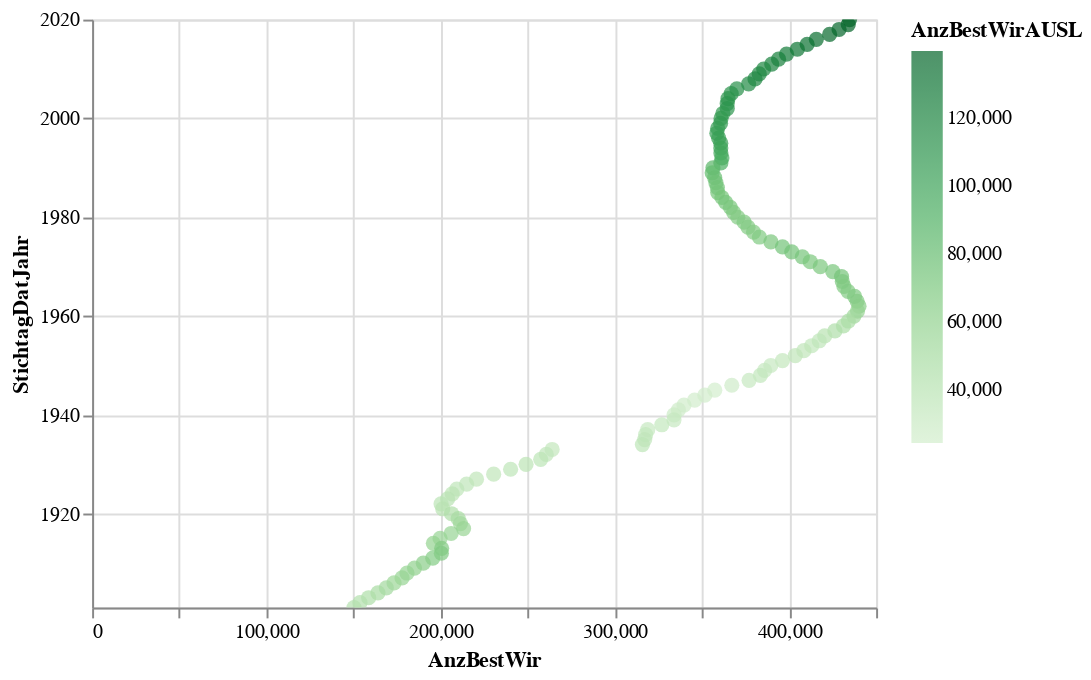

Notebook code cell kept with this figure:
### Code cell
alt.Chart(data2betested).mark_circle(size=60).encode(
    x='AnzBestWir',
    y='StichtagDatJahr',
    #color='AnzNat',
    #color=alt.Color('AnzNat', scale=alt.Scale(scheme='dark2')),
    color=alt.Color('AnzBestWirAUSL', scale=alt.Scale(scheme='greens')),
    tooltip=['AnzBestWir','StichtagDatJahr','AnzBestWirAUSL']
).interactive() # this makes the axes interactive: now you can zoom & pan

### Figure 1 — Vega-Lite specification as saved in the notebook (floating-point values rounded to 4 significant figures)
{"config": {"view": {"continuousWidth": 400, "continuousHeight": 300}}, "data": {"name": "data-d6ae37e1352b7129cc55e4f9843bb453"}, "mark": {"type": "circle", "size": 60}, "encoding": {"color": {"type": "quantitative", "field": "AnzBestWirAUSL", "scale": {"scheme": "greens"}}, "tooltip": [{"type": "quantitative", "field": "AnzBestWir"}, {"type": "temporal", "field": "StichtagDatJahr"}, {"type": "quantitative", "field": "AnzBestWirAUSL"}], "x": {"type": "quantitative", "field": "AnzBestWir"}, "y": {"type": "temporal", "field": "StichtagDatJahr"}}, "selection": {"selector019": {"type": "interval", "bind": "scales", "encodings": ["x", "y"]}}, "$schema": "https://vega.github.io/schema/vega-lite/v4.8.1.json", "datasets": {"data-d6ae37e1352b7129cc55e4f9843bb453": [{"StichtagDatJahr": "2020-01-01T00:00:00", "AnzBestWir": 434736, "AnzBestWirCH": 295333, "AnzBestWirCHW": 152100.0, "AnzBestWirCHM": 143200.0, "AnzBestWirAUSL": 139403, "AnzBestWirAUSLW": 64860.0, "AnzBestWirAUSLM": 74550.0, "AuslAnt": 32.1}, {"StichtagDatJahr": "2019-01-01T00:00:00", "AnzBestWir": 434008, "AnzBestWirCH": 294205, "AnzBestWirCHW": 151700.0, "AnzBestWirCHM": 142500.0, "AnzBestWirAUSL": 139803, "AnzBestWirAUSLW": 65120.0, "AnzBestWirAUSLM": 74680.0, "AuslAnt": 32.2}, {"StichtagDatJahr": "2018-01-01T00:00:00", "AnzBestWir": 428737, "AnzBestWirCH": 290349, "AnzBestWirCHW": 150000.0, "AnzBestWirCHM": 140400.0, "AnzBestWirAUSL": 138388, "AnzBestWirAUSLW": 64390.0, "AnzBestWirAUSLM": 74000.0, "AuslAnt": 32.3}, {"StichtagDatJahr": "2017-01-01T00:00:00", "AnzBestWir": 423310, "AnzBestWirCH": 286255, "AnzBestWirCHW": 148200.0, "AnzBestWirCHM": 138100.0, "AnzBestWirAUSL": 137055, "AnzBestWirAUSLW": 63790.0, "AnzBestWirAUSLM": 73260.0, "AuslAnt": 32.4}, {"StichtagDatJahr": "2016-01-01T00:00:00", "AnzBestWir": 415682, "AnzBestWirCH": 282209, "AnzBestWirCHW": 146400.0, "AnzBestWirCHM": 135900.0, "AnzBestWirAUSL": 133473, "AnzBestWirAUSLW": 62130.0, "AnzBestWirAUSLM": 71340.0, "AuslAnt": 32.1}, {"StichtagDatJahr": "2015-01-01T00:00:00", "AnzBestWir": 410404, "AnzBestWirCH": 279236, "AnzBestWirCHW": 145200.0, "AnzBestWirCHM": 134000.0, "AnzBestWirAUSL": 131168, "AnzBestWirAUSLW": 60830.0, "AnzBestWirAUSLM": 70340.0, "AuslAnt": 32.0}, {"StichtagDatJahr": "2014-01-01T00:00:00", "AnzBestWir": 404783, "AnzBestWirCH": 275649, "AnzBestWirCHW": 143800.0, "AnzBestWirCHM": 131800.0, "AnzBestWirAUSL": 129134, "AnzBestWirAUSLW": 59840.0, "AnzBestWirAUSLM": 69290.0, "AuslAnt": 31.9}, {"StichtagDatJahr": "2013-01-01T00:00:00", "AnzBestWir": 398575, "AnzBestWirCH": 272705, "AnzBestWirCHW": 142600.0, "AnzBestWirCHM": 130100.0, "AnzBestWirAUSL": 125870, "AnzBestWirAUSLW": 58200.0, "AnzBestWirAUSLM": 67670.0, "AuslAnt": 31.6}, {"StichtagDatJahr": "2012-01-01T00:00:00", "AnzBestWir": 394012, "AnzBestWirCH": 270855, "AnzBestWirCHW": 141900.0, "AnzBestWirCHM": 129000.0, "AnzBestWirAUSL": 123157, "AnzBestWirAUSLW": 56580.0, "AnzBestWirAUSLM": 66570.0, "AuslAnt": 31.3}, {"StichtagDatJahr": "2011-01-01T00:00:00", "AnzBestWir": 390082, "AnzBestWirCH": 269065, "AnzBestWirCHW": 141200.0, "AnzBestWirCHM": 127900.0, "AnzBestWirAUSL": 121017, "AnzBestWirAUSLW": 55590.0, "AnzBestWirAUSLM": 65430.0, "AuslAnt": 31.0}, {"StichtagDatJahr": "2010-01-01T00:00:00", "AnzBestWir": 385468, "AnzBestWirCH": 268017, "AnzBestWirCHW": 140900.0, "AnzBestWirCHM": 127100.0, "AnzBestWirAUSL": 117451, "AnzBestWirAUSLW": 54070.0, "AnzBestWirAUSLM": 63380.0, "AuslAnt": 30.5}, {"StichtagDatJahr": "2009-01-01T00:00:00", "AnzBestWir": 382906, "AnzBestWirCH": 265512, "AnzBestWirCHW": 139800.0, "AnzBestWirCHM": 125700.0, "AnzBestWirAUSL": 117394, "AnzBestWirAUSLW": 54060.0, "AnzBestWirAUSLM": 63340.0, "AuslAnt": 30.7}, {"StichtagDatJahr": "2008-01-01T00:00:00", "AnzBestWir": 380499, "AnzBestWirCH": 262595, "AnzBestWirCHW": 138600.0, "AnzBestWirCHM": 124000.0, "AnzBestWirAUSL": 117904, "AnzBestWirAUSLW": 54260.0, "AnzBestWirAUSLM": 63640.0, "AuslAnt": 31.0}, {"StichtagDatJahr": "2007-01-01T00:00:00", "AnzBestWir": 376815, "AnzBestWirCH": 261436, "AnzBestWirCHW": 138200.0, "AnzBestWirCHM": 123200.0, "AnzBestWirAUSL": 115379, "AnzBestWirAUSLW": 53340.0, "AnzBestWirAUSLM": 62040.0, "AuslAnt": 30.6}, {"StichtagDatJahr": "2006-01-01T00:00:00", "AnzBestWir": 370062, "AnzBestWirCH": 259102, "AnzBestWirCHW": 137600.0, "AnzBestWirCHM": 121500.0, "AnzBestWirAUSL": 110960, "AnzBestWirAUSLW": 51130.0, "AnzBestWirAUSLM": 59830.0, "AuslAnt": 30.0}, {"StichtagDatJahr": "2005-01-01T00:00:00", "AnzBestWir": 366809, "AnzBestWirCH": 255917, "AnzBestWirCHW": 136200.0, "AnzBestWirCHM": 119800.0, "AnzBestWirAUSL": 110892, "AnzBestWirAUSLW": 51270.0, "AnzBestWirAUSLM": 59620.0, "AuslAnt": 30.2}, {"StichtagDatJahr": "2004-01-01T00:00:00", "AnzBestWir": 364977, "AnzBestWirCH": 254835, "AnzBestWirCHW": 136000.0, "AnzBestWirCHM": 118800.0, "AnzBestWirAUSL": 110142, "AnzBestWirAUSLW": 50970.0, "AnzBestWirAUSLM": 59180.0, "AuslAnt": 30.2}, {"StichtagDatJahr": "2003-01-01T00:00:00", "AnzBestWir": 364528, "AnzBestWirCH": 255649, "AnzBestWirCHW": 136700.0, "AnzBestWirCHM": 118900.0, "AnzBestWirAUSL": 108879, "AnzBestWirAUSLW": 50430.0, "AnzBestWirAUSLM": 58450.0, "AuslAnt": 29.9}, {"StichtagDatJahr": "2002-01-01T00:00:00", "AnzBestWir": 364558, "AnzBestWirCH": 255757, "AnzBestWirCHW": 137200.0, "AnzBestWirCHM": 118600.0, "AnzBestWirAUSL": 108801, "AnzBestWirAUSLW": 50240.0, "AnzBestWirAUSLM": 58560.0, "AuslAnt": 29.8}, {"StichtagDatJahr": "2001-01-01T00:00:00", "AnzBestWir": 362042, "AnzBestWirCH": 255953, "AnzBestWirCHW": 137800.0, "AnzBestWirCHM": 118200.0, "AnzBestWirAUSL": 106089, "AnzBestWirAUSLW": 48890.0, "AnzBestWirAUSLM": 57200.0, "AuslAnt": 29.3}, {"StichtagDatJahr": "2000-01-01T00:00:00", "AnzBestWir": 360980, "AnzBestWirCH": 255576, "AnzBestWirCHW": 138100.0, "AnzBestWirCHM": 117500.0, "AnzBestWirAUSL": 105404, "AnzBestWirAUSLW": 48490.0, "AnzBestWirAUSLM": 56920.0, "AuslAnt": 29.2}, {"StichtagDatJahr": "1999-01-01T00:00:00", "AnzBestWir": 360704, "AnzBestWirCH": 255185, "AnzBestWirCHW": 138300.0, "AnzBestWirCHM": 116900.0, "AnzBestWirAUSL": 105519, "AnzBestWirAUSLW": 48360.0, "AnzBestWirAUSLM": 57160.0, "AuslAnt": 29.3}, {"StichtagDatJahr": "1998-01-01T00:00:00", "AnzBestWir": 359073, "AnzBestWirCH": 255523, "AnzBestWirCHW": 139000.0, "AnzBestWirCHM": 116500.0, "AnzBestWirAUSL": 103550, "AnzBestWirAUSLW": 47070.0, "AnzBestWirAUSLM": 56480.0, "AuslAnt": 28.8}, {"StichtagDatJahr": "1997-01-01T00:00:00", "AnzBestWir": 358594, "AnzBestWirCH": 256039, "AnzBestWirCHW": 139600.0, "AnzBestWirCHM": 116400.0, "AnzBestWirAUSL": 102555, "AnzBestWirAUSLW": 46500.0, "AnzBestWirAUSLM": 56060.0, "AuslAnt": 28.6}, {"StichtagDatJahr": "1996-01-01T00:00:00", "AnzBestWir": 359648, "AnzBestWirCH": 257600, "AnzBestWirCHW": 140900.0, "AnzBestWirCHM": 116700.0, "AnzBestWirAUSL": 102048, "AnzBestWirAUSLW": 46200.0, "AnzBestWirAUSLM": 55840.0, "AuslAnt": 28.4}, {"StichtagDatJahr": "1995-01-01T00:00:00", "AnzBestWir": 360826, "AnzBestWirCH": 259361, "AnzBestWirCHW": 142600.0, "AnzBestWirCHM": 116700.0, "AnzBestWirAUSL": 101465, "AnzBestWirAUSLW": 45760.0, "AnzBestWirAUSLM": 55710.0, "AuslAnt": 28.1}, {"StichtagDatJahr": "1994-01-01T00:00:00", "AnzBestWir": 360848, "AnzBestWirCH": 261550, "AnzBestWirCHW": 144300.0, "AnzBestWirCHM": 117200.0, "AnzBestWirAUSL": 99298, "AnzBestWirAUSLW": 44230.0, "AnzBestWirAUSLM": 55070.0, "AuslAnt": 27.5}, {"StichtagDatJahr": "1993-01-01T00:00:00", "AnzBestWir": 360898, "AnzBestWirCH": 264041, "AnzBestWirCHW": 146100.0, "AnzBestWirCHM": 117900.0, "AnzBestWirAUSL": 96857, "AnzBestWirAUSLW": 42780.0, "AnzBestWirAUSLM": 54080.0, "AuslAnt": 26.8}, {"StichtagDatJahr": "1992-01-01T00:00:00", "AnzBestWir": 361488, "AnzBestWirCH": 267985, "AnzBestWirCHW": 148700.0, "AnzBestWirCHM": 119200.0, "AnzBestWirAUSL": 93503, "AnzBestWirAUSLW": 40650.0, "AnzBestWirAUSLM": 52860.0, "AuslAnt": 25.9}, {"StichtagDatJahr": "1991-01-01T00:00:00", "AnzBestWir": 360875, "AnzBestWirCH": 269610, "AnzBestWirCHW": 151000.0, "AnzBestWirCHM": 118700.0, "AnzBestWirAUSL": 91265, "AnzBestWirAUSLW": 37640.0, "AnzBestWirAUSLM": 53620.0, "AuslAnt": 25.3}, {"StichtagDatJahr": "1990-01-01T00:00:00", "AnzBestWir": 356352, "AnzBestWirCH": 271579, "AnzBestWirCHW": 152000.0, "AnzBestWirCHM": 119500.0, "AnzBestWirAUSL": 84773, "AnzBestWirAUSLW": 35340.0, "AnzBestWirAUSLM": 49430.0, "AuslAnt": 23.8}, {"StichtagDatJahr": "1989-01-01T00:00:00", "AnzBestWir": 355901, "AnzBestWirCH": 275221, "AnzBestWirCHW": 154000.0, "AnzBestWirCHM": 121200.0, "AnzBestWirAUSL": 80680, "AnzBestWirAUSLW": 33980.0, "AnzBestWirAUSLM": 46700.0, "AuslAnt": 22.7}, {"StichtagDatJahr": "1988-01-01T00:00:00", "AnzBestWir": 357360, "AnzBestWirCH": 279120, "AnzBestWirCHW": 156100.0, "AnzBestWirCHM": 123000.0, "AnzBestWirAUSL": 78240, "AnzBestWirAUSLW": 33360.0, "AnzBestWirAUSLM": 44880.0, "AuslAnt": 21.9}, {"StichtagDatJahr": "1987-01-01T00:00:00", "AnzBestWir": 358042, "AnzBestWirCH": 281991, "AnzBestWirCHW": 157400.0, "AnzBestWirCHM": 124600.0, "AnzBestWirAUSL": 76051, "AnzBestWirAUSLW": 32770.0, "AnzBestWirAUSLM": 43280.0, "AuslAnt": 21.2}, {"StichtagDatJahr": "1986-01-01T00:00:00", "AnzBestWir": 358873, "AnzBestWirCH": 284831, "AnzBestWirCHW": 158700.0, "AnzBestWirCHM": 126100.0, "AnzBestWirAUSL": 74042, "AnzBestWirAUSLW": 32400.0, "AnzBestWirAUSLM": 41650.0, "AuslAnt": 20.6}, {"StichtagDatJahr": "1985-01-01T00:00:00", "AnzBestWir": 359084, "AnzBestWirCH": 286372, "AnzBestWirCHW": 159200.0, "AnzBestWirCHM": 127200.0, "AnzBestWirAUSL": 72712, "AnzBestWirAUSLW": 32040.0, "AnzBestWirAUSLM": 40680.0, "AuslAnt": 20.2}, {"StichtagDatJahr": "1984-01-01T00:00:00", "AnzBestWir": 361493, "AnzBestWirCH": 289085, "AnzBestWirCHW": 160600.0, "AnzBestWirCHM": 128400.0, "AnzBestWirAUSL": 72408, "AnzBestWirAUSLW": 32150.0, "AnzBestWirAUSLM": 40260.0, "AuslAnt": 20.0}, {"StichtagDatJahr": "1983-01-01T00:00:00", "AnzBestWir": 363652, "AnzBestWirCH": 290990, "AnzBestWirCHW": 161400.0, "AnzBestWirCHM": 129500.0, "AnzBestWirAUSL": 72662, "AnzBestWirAUSLW": 32390.0, "AnzBestWirAUSLM": 40270.0, "AuslAnt": 20.0}, {"StichtagDatJahr": "1982-01-01T00:00:00", "AnzBestWir": 366340, "AnzBestWirCH": 294956, "AnzBestWirCHW": 163500.0, "AnzBestWirCHM": 131500.0, "AnzBestWirAUSL": 71384, "AnzBestWirAUSLW": 32460.0, "AnzBestWirAUSLM": 38920.0, "AuslAnt": 19.5}, {"StichtagDatJahr": "1981-01-01T00:00:00", "AnzBestWir": 368171, "AnzBestWirCH": 299384, "AnzBestWirCHW": 165600.0, "AnzBestWirCHM": 133800.0, "AnzBestWirAUSL": 68787, "AnzBestWirAUSLW": 31750.0, "AnzBestWirAUSLM": 37040.0, "AuslAnt": 18.7}, {"StichtagDatJahr": "1980-01-01T00:00:00", "AnzBestWir": 370618, "AnzBestWirCH": 303662, "AnzBestWirCHW": 167700.0, "AnzBestWirCHM": 135900.0, "AnzBestWirAUSL": 66956, "AnzBestWirAUSLW": 31280.0, "AnzBestWirAUSLM": 35680.0, "AuslAnt": 18.1}, {"StichtagDatJahr": "1979-01-01T00:00:00", "AnzBestWir": 374221, "AnzBestWirCH": 306376, "AnzBestWirCHW": 169900.0, "AnzBestWirCHM": 136500.0, "AnzBestWirAUSL": 67845, "AnzBestWirAUSLW": 31010.0, "AnzBestWirAUSLM": 36830.0, "AuslAnt": 18.1}, {"StichtagDatJahr": "1978-01-01T00:00:00", "AnzBestWir": 376447, "AnzBestWirCH": 309766, "AnzBestWirCHW": 171400.0, "AnzBestWirCHM": 138300.0, "AnzBestWirAUSL": 66681, "AnzBestWirAUSLW": 30640.0, "AnzBestWirAUSLM": 36040.0, "AuslAnt": 17.7}, {"StichtagDatJahr": "1977-01-01T00:00:00", "AnzBestWir": 379635, "AnzBestWirCH": 313131, "AnzBestWirCHW": 172900.0, "AnzBestWirCHM": 140300.0, "AnzBestWirAUSL": 66504, "AnzBestWirAUSLW": 30630.0, "AnzBestWirAUSLM": 35870.0, "AuslAnt": 17.5}, {"StichtagDatJahr": "1976-01-01T00:00:00", "AnzBestWir": 382999, "AnzBestWirCH": 315487, "AnzBestWirCHW": 174200.0, "AnzBestWirCHM": 141300.0, "AnzBestWirAUSL": 67512, "AnzBestWirAUSLW": 31120.0, "AnzBestWirAUSLM": 36390.0, "AuslAnt": 17.6}, {"StichtagDatJahr": "1975-01-01T00:00:00", "AnzBestWir": 389613, "AnzBestWirCH": 319071, "AnzBestWirCHW": 176000.0, "AnzBestWirCHM": 143100.0, "AnzBestWirAUSL": 70542, "AnzBestWirAUSLW": 32830.0, "AnzBestWirAUSLM": 37710.0, "AuslAnt": 18.1}, {"StichtagDatJahr": "1974-01-01T00:00:00", "AnzBestWir": 396261, "AnzBestWirCH": 322198, "AnzBestWirCHW": 177500.0, "AnzBestWirCHM": 144700.0, "AnzBestWirAUSL": 74063, "AnzBestWirAUSLW": 34570.0, "AnzBestWirAUSLM": 39490.0, "AuslAnt": 18.7}, {"StichtagDatJahr": "1973-01-01T00:00:00", "AnzBestWir": 401577, "AnzBestWirCH": 327961, "AnzBestWirCHW": 180100.0, "AnzBestWirCHM": 147800.0, "AnzBestWirAUSL": 73616, "AnzBestWirAUSLW": 34290.0, "AnzBestWirAUSLM": 39320.0, "AuslAnt": 18.3}, {"StichtagDatJahr": "1972-01-01T00:00:00", "AnzBestWir": 407647, "AnzBestWirCH": 335608, "AnzBestWirCHW": 184000.0, "AnzBestWirCHM": 151600.0, "AnzBestWirAUSL": 72039, "AnzBestWirAUSLW": 33710.0, "AnzBestWirAUSLM": 38330.0, "AuslAnt": 17.7}, {"StichtagDatJahr": "1971-01-01T00:00:00", "AnzBestWir": 412169, "AnzBestWirCH": 342244, "AnzBestWirCHW": 187100.0, "AnzBestWirCHM": 155100.0, "AnzBestWirAUSL": 69925, "AnzBestWirAUSLW": 32600.0, "AnzBestWirAUSLM": 37330.0, "AuslAnt": 17.0}, {"StichtagDatJahr": "1970-01-01T00:00:00", "AnzBestWir": 417972, "AnzBestWirCH": 348028, "AnzBestWirCHW": 189700.0, "AnzBestWirCHM": 158300.0, "AnzBestWirAUSL": 69944, "AnzBestWirAUSLW": 32390.0, "AnzBestWirAUSLM": 37560.0, "AuslAnt": 16.7}, {"StichtagDatJahr": "1969-01-01T00:00:00", "AnzBestWir": 425117, "AnzBestWirCH": 353643, "AnzBestWirCHW": 192300.0, "AnzBestWirCHM": 161300.0, "AnzBestWirAUSL": 71474, "AnzBestWirAUSLW": 32780.0, "AnzBestWirAUSLM": 38690.0, "AuslAnt": 16.8}, {"StichtagDatJahr": "1968-01-01T00:00:00", "AnzBestWir": 430155, "AnzBestWirCH": 357420, "AnzBestWirCHW": 194100.0, "AnzBestWirCHM": 163300.0, "AnzBestWirAUSL": 72735, "AnzBestWirAUSLW": 32310.0, "AnzBestWirAUSLM": 40420.0, "AuslAnt": 16.9}, {"StichtagDatJahr": "1967-01-01T00:00:00", "AnzBestWir": 430594, "AnzBestWirCH": 361065, "AnzBestWirCHW": 195800.0, "AnzBestWirCHM": 165300.0, "AnzBestWirAUSL": 69529, "AnzBestWirAUSLW": 30950.0, "AnzBestWirAUSLM": 38580.0, "AuslAnt": 16.1}, {"StichtagDatJahr": "1966-01-01T00:00:00", "AnzBestWir": 431533, "AnzBestWirCH": 364187, "AnzBestWirCHW": 197400.0, "AnzBestWirCHM": 166800.0, "AnzBestWirAUSL": 67346, "AnzBestWirAUSLW": 30590.0, "AnzBestWirAUSLM": 36760.0, "AuslAnt": 15.6}, {"StichtagDatJahr": "1965-01-01T00:00:00", "AnzBestWir": 433865, "AnzBestWirCH": 366623, "AnzBestWirCHW": 198400.0, "AnzBestWirCHM": 168200.0, "AnzBestWirAUSL": 67242, "AnzBestWirAUSLW": 30600.0, "AnzBestWirAUSLM": 36640.0, "AuslAnt": 15.5}, {"StichtagDatJahr": "1964-01-01T00:00:00", "AnzBestWir": 437630, "AnzBestWirCH": 368819, "AnzBestWirCHW": 199400.0, "AnzBestWirCHM": 169400.0, "AnzBestWirAUSL": 68811, "AnzBestWirAUSLW": 31200.0, "AnzBestWirAUSLM": 37610.0, "AuslAnt": 15.7}, {"StichtagDatJahr": "1963-01-01T00:00:00", "AnzBestWir": 439090, "AnzBestWirCH": 372123, "AnzBestWirCHW": 200900.0, "AnzBestWirCHM": 171300.0, "AnzBestWirAUSL": 66967, "AnzBestWirAUSLW": 30740.0, "AnzBestWirAUSLM": 36230.0, "AuslAnt": 15.3}, {"StichtagDatJahr": "1962-01-01T00:00:00", "AnzBestWir": 440180, "AnzBestWirCH": 376285, "AnzBestWirCHW": 203000.0, "AnzBestWirCHM": 173300.0, "AnzBestWirAUSL": 63895, "AnzBestWirAUSLW": 29800.0, "AnzBestWirAUSLM": 34100.0, "AuslAnt": 14.5}, {"StichtagDatJahr": "1961-01-01T00:00:00", "AnzBestWir": 439322, "AnzBestWirCH": 380209, "AnzBestWirCHW": 204900.0, "AnzBestWirCHM": 175300.0, "AnzBestWirAUSL": 59113, "AnzBestWirAUSLW": 28040.0, "AnzBestWirAUSLM": 31070.0, "AuslAnt": 13.5}, {"StichtagDatJahr": "1960-01-01T00:00:00", "AnzBestWir": 437273, "AnzBestWirCH": 384482, "AnzBestWirCHW": 206600.0, "AnzBestWirCHM": 177800.0, "AnzBestWirAUSL": 52791, "AnzBestWirAUSLW": 26100.0, "AnzBestWirAUSLM": 26690.0, "AuslAnt": 12.1}, {"StichtagDatJahr": "1959-01-01T00:00:00", "AnzBestWir": 434080, "AnzBestWirCH": 386147, "AnzBestWirCHW": 207300.0, "AnzBestWirCHM": 178900.0, "AnzBestWirAUSL": 47933, "AnzBestWirAUSLW": 24920.0, "AnzBestWirAUSLM": 23020.0, "AuslAnt": 11.0}, {"StichtagDatJahr": "1958-01-01T00:00:00", "AnzBestWir": 431242, "AnzBestWirCH": 384762, "AnzBestWirCHW": 206200.0, "AnzBestWirCHM": 178500.0, "AnzBestWirAUSL": 46480, "AnzBestWirAUSLW": 24450.0, "AnzBestWirAUSLM": 22030.0, "AuslAnt": 10.8}, {"StichtagDatJahr": "1957-01-01T00:00:00", "AnzBestWir": 426349, "AnzBestWirCH": 381861, "AnzBestWirCHW": 204600.0, "AnzBestWirCHM": 177300.0, "AnzBestWirAUSL": 44488, "AnzBestWirAUSLW": 23680.0, "AnzBestWirAUSLM": 20810.0, "AuslAnt": 10.4}, {"StichtagDatJahr": "1956-01-01T00:00:00", "AnzBestWir": 420489, "AnzBestWirCH": 380795, "AnzBestWirCHW": 203800.0, "AnzBestWirCHM": 176900.0, "AnzBestWirAUSL": 39694, "AnzBestWirAUSLW": 22240.0, "AnzBestWirAUSLM": 17450.0, "AuslAnt": 9.4}, {"StichtagDatJahr": "1955-01-01T00:00:00", "AnzBestWir": 417351, "AnzBestWirCH": 380692, "AnzBestWirCHW": 203600.0, "AnzBestWirCHM": 177100.0, "AnzBestWirAUSL": 36659, "AnzBestWirAUSLW": 21340.0, "AnzBestWirAUSLM": 15320.0, "AuslAnt": 8.8}, {"StichtagDatJahr": "1954-01-01T00:00:00", "AnzBestWir": 413044, "AnzBestWirCH": 378012, "AnzBestWirCHW": 202100.0, "AnzBestWirCHM": 175900.0, "AnzBestWirAUSL": 35032, "AnzBestWirAUSLW": 20910.0, "AnzBestWirAUSLM": 14120.0, "AuslAnt": 8.5}, {"StichtagDatJahr": "1953-01-01T00:00:00", "AnzBestWir": 408544, "AnzBestWirCH": 372651, "AnzBestWirCHW": 198600.0, "AnzBestWirCHM": 174100.0, "AnzBestWirAUSL": 35893, "AnzBestWirAUSLW": 22350.0, "AnzBestWirAUSLM": 13540.0, "AuslAnt": 8.8}, {"StichtagDatJahr": "1952-01-01T00:00:00", "AnzBestWir": 403625, "AnzBestWirCH": 367864, "AnzBestWirCHW": 195600.0, "AnzBestWirCHM": 172200.0, "AnzBestWirAUSL": 35761, "AnzBestWirAUSLW": 22220.0, "AnzBestWirAUSLM": 13540.0, "AuslAnt": 8.9}, {"StichtagDatJahr": "1951-01-01T00:00:00", "AnzBestWir": 396260, "AnzBestWirCH": 362108, "AnzBestWirCHW": 192500.0, "AnzBestWirCHM": 169600.0, "AnzBestWirAUSL": 34152, "AnzBestWirAUSLW": 21430.0, "AnzBestWirAUSLM": 12720.0, "AuslAnt": 8.6}, {"StichtagDatJahr": "1950-01-01T00:00:00", "AnzBestWir": 389573, "AnzBestWirCH": 357874, "AnzBestWirCHW": 190400.0, "AnzBestWirCHM": 167500.0, "AnzBestWirAUSL": 31699, "AnzBestWirAUSLW": 20140.0, "AnzBestWirAUSLM": 11560.0, "AuslAnt": 8.1}, {"StichtagDatJahr": "1949-01-01T00:00:00", "AnzBestWir": 386003, "AnzBestWirCH": 353527, "AnzBestWirCHW": 187700.0, "AnzBestWirCHM": 165900.0, "AnzBestWirAUSL": 32476, "AnzBestWirAUSLW": 20190.0, "AnzBestWirAUSLM": 12280.0, "AuslAnt": 8.4}, {"StichtagDatJahr": "1948-01-01T00:00:00", "AnzBestWir": 383568, "AnzBestWirCH": 349134, "AnzBestWirCHW": 184900.0, "AnzBestWirCHM": 164200.0, "AnzBestWirAUSL": 34434, "AnzBestWirAUSLW": 20720.0, "AnzBestWirAUSLM": 13710.0, "AuslAnt": 9.0}, {"StichtagDatJahr": "1947-01-01T00:00:00", "AnzBestWir": 377087, "AnzBestWirCH": 344894, "AnzBestWirCHW": 182800.0, "AnzBestWirCHM": 162100.0, "AnzBestWirAUSL": 32193, "AnzBestWirAUSLW": 19190.0, "AnzBestWirAUSLM": 13000.0, "AuslAnt": 8.5}, {"StichtagDatJahr": "1946-01-01T00:00:00", "AnzBestWir": 367171, "AnzBestWirCH": 340227, "AnzBestWirCHW": 181100.0, "AnzBestWirCHM": 159100.0, "AnzBestWirAUSL": 26944, "AnzBestWirAUSLW": 15900.0, "AnzBestWirAUSLM": 11050.0, "AuslAnt": 7.3}, {"StichtagDatJahr": "1945-01-01T00:00:00", "AnzBestWir": 357381, "AnzBestWirCH": 333075, "AnzBestWirCHW": 178300.0, "AnzBestWirCHM": 154800.0, "AnzBestWirAUSL": 24306, "AnzBestWirAUSLW": 14330.0, "AnzBestWirAUSLM": 9980.0, "AuslAnt": 6.8}, {"StichtagDatJahr": "1944-01-01T00:00:00", "AnzBestWir": 351679, "AnzBestWirCH": 326538, "AnzBestWirCHW": 175100.0, "AnzBestWirCHM": 151400.0, "AnzBestWirAUSL": 25141, "AnzBestWirAUSLW": 14770.0, "AnzBestWirAUSLM": 10370.0, "AuslAnt": 7.1}, {"StichtagDatJahr": "1943-01-01T00:00:00", "AnzBestWir": 345819, "AnzBestWirCH": 320742, "AnzBestWirCHW": 172200.0, "AnzBestWirCHM": 148600.0, "AnzBestWirAUSL": 25077, "AnzBestWirAUSLW": 14800.0, "AnzBestWirAUSLM": 10270.0, "AuslAnt": 7.3}, {"StichtagDatJahr": "1942-01-01T00:00:00", "AnzBestWir": 339721, "AnzBestWirCH": 314417, "AnzBestWirCHW": 168900.0, "AnzBestWirCHM": 145500.0, "AnzBestWirAUSL": 25304, "AnzBestWirAUSLW": 14980.0, "AnzBestWirAUSLM": 10330.0, "AuslAnt": 7.4}, {"StichtagDatJahr": "1941-01-01T00:00:00", "AnzBestWir": 336531, "AnzBestWirCH": 309932, "AnzBestWirCHW": 166400.0, "AnzBestWirCHM": 143500.0, "AnzBestWirAUSL": 26599, "AnzBestWirAUSLW": 15730.0, "AnzBestWirAUSLM": 10870.0, "AuslAnt": 7.9}, {"StichtagDatJahr": "1940-01-01T00:00:00", "AnzBestWir": 334026, "AnzBestWirCH": 305417, "AnzBestWirCHW": 163700.0, "AnzBestWirCHM": 141700.0, "AnzBestWirAUSL": 28609, "AnzBestWirAUSLW": 16940.0, "AnzBestWirAUSLM": 11670.0, "AuslAnt": 8.6}, {"StichtagDatJahr": "1939-01-01T00:00:00", "AnzBestWir": 333984, "AnzBestWirCH": 302050, "AnzBestWirCHW": 161900.0, "AnzBestWirCHM": 140200.0, "AnzBestWirAUSL": 31934, "AnzBestWirAUSLW": 18890.0, "AnzBestWirAUSLM": 13050.0, "AuslAnt": 9.6}, {"StichtagDatJahr": "1938-01-01T00:00:00", "AnzBestWir": 326979, "AnzBestWirCH": 293435, "AnzBestWirCHW": 157200.0, "AnzBestWirCHM": 136300.0, "AnzBestWirAUSL": 33544, "AnzBestWirAUSLW": 19810.0, "AnzBestWirAUSLM": 13740.0, "AuslAnt": 10.3}, {"StichtagDatJahr": "1937-01-01T00:00:00", "AnzBestWir": 318926, "AnzBestWirCH": 287233, "AnzBestWirCHW": 153700.0, "AnzBestWirCHM": 133500.0, "AnzBestWirAUSL": 31693, "AnzBestWirAUSLW": 19450.0, "AnzBestWirAUSLM": 12240.0, "AuslAnt": 9.9}, {"StichtagDatJahr": "1936-01-01T00:00:00", "AnzBestWir": 317712, "AnzBestWirCH": 284560, "AnzBestWirCHW": 152300.0, "AnzBestWirCHM": 132300.0, "AnzBestWirAUSL": 33152, "AnzBestWirAUSLW": 20460.0, "AnzBestWirAUSLM": 12690.0, "AuslAnt": 10.4}, {"StichtagDatJahr": "1935-01-01T00:00:00", "AnzBestWir": 317157, "AnzBestWirCH": 281847, "AnzBestWirCHW": 150100.0, "AnzBestWirCHM": 131700.0, "AnzBestWirAUSL": 35310, "AnzBestWirAUSLW": 21800.0, "AnzBestWirAUSLM": 13510.0, "AuslAnt": 11.1}, {"StichtagDatJahr": "1934-01-01T00:00:00", "AnzBestWir": 315864, "AnzBestWirCH": 278698, "AnzBestWirCHW": 147900.0, "AnzBestWirCHM": 130800.0, "AnzBestWirAUSL": 37166, "AnzBestWirAUSLW": 22800.0, "AnzBestWirAUSLM": 14360.0, "AuslAnt": 11.8}, {"StichtagDatJahr": "1933-01-01T00:00:00", "AnzBestWir": 264043, "AnzBestWirCH": 230254, "AnzBestWirCHW": null, "AnzBestWirCHM": null, "AnzBestWirAUSL": 33789, "AnzBestWirAUSLW": null, "AnzBestWirAUSLM": null, "AuslAnt": 12.8}, {"StichtagDatJahr": "1932-01-01T00:00:00", "AnzBestWir": 260694, "AnzBestWirCH": 225226, "AnzBestWirCHW": null, "AnzBestWirCHM": null, "AnzBestWirAUSL": 35468, "AnzBestWirAUSLW": null, "AnzBestWirAUSLM": null, "AuslAnt": 13.6}, {"StichtagDatJahr": "1931-01-01T00:00:00", "AnzBestWir": 257478, "AnzBestWirCH": 219833, "AnzBestWirCHW": null, "AnzBestWirCHM": null, "AnzBestWirAUSL": 37645, "AnzBestWirAUSLW": null, "AnzBestWirAUSLM": null, "AuslAnt": 14.6}, {"StichtagDatJahr": "1930-01-01T00:00:00", "AnzBestWir": 249067, "AnzBestWirCH": 211211, "AnzBestWirCHW": null, "AnzBestWirCHM": null, "AnzBestWirAUSL": 37856, "AnzBestWirAUSLW": null, "AnzBestWirAUSLM": null, "AuslAnt": 15.2}, {"StichtagDatJahr": "1929-01-01T00:00:00", "AnzBestWir": 240202, "AnzBestWirCH": 203263, "AnzBestWirCHW": null, "AnzBestWirCHM": null, "AnzBestWirAUSL": 36939, "AnzBestWirAUSLW": null, "AnzBestWirAUSLM": null, "AuslAnt": 15.4}, {"StichtagDatJahr": "1928-01-01T00:00:00", "AnzBestWir": 230476, "AnzBestWirCH": 194573, "AnzBestWirCHW": null, "AnzBestWirCHM": null, "AnzBestWirAUSL": 35903, "AnzBestWirAUSLW": null, "AnzBestWirAUSLM": null, "AuslAnt": 15.6}, {"StichtagDatJahr": "1927-01-01T00:00:00", "AnzBestWir": 220613, "AnzBestWirCH": 184773, "AnzBestWirCHW": null, "AnzBestWirCHM": null, "AnzBestWirAUSL": 35840, "AnzBestWirAUSLW": null, "AnzBestWirAUSLM": null, "AuslAnt": 16.2}, {"StichtagDatJahr": "1926-01-01T00:00:00", "AnzBestWir": 214959, "AnzBestWirCH": 178686, "AnzBestWirCHW": null, "AnzBestWirCHM": null, "AnzBestWirAUSL": 36273, "AnzBestWirAUSLW": null, "AnzBestWirAUSLM": null, "AuslAnt": 16.9}, {"StichtagDatJahr": "1925-01-01T00:00:00", "AnzBestWir": 209327, "AnzBestWirCH": 172892, "AnzBestWirCHW": null, "AnzBestWirCHM": null, "AnzBestWirAUSL": 36435, "AnzBestWirAUSLW": null, "AnzBestWirAUSLM": null, "AuslAnt": 17.4}, {"StichtagDatJahr": "1924-01-01T00:00:00", "AnzBestWir": 206719, "AnzBestWirCH": 168910, "AnzBestWirCHW": null, "AnzBestWirCHM": null, "AnzBestWirAUSL": 37809, "AnzBestWirAUSLW": null, "AnzBestWirAUSLM": null, "AuslAnt": 18.3}, {"StichtagDatJahr": "1923-01-01T00:00:00", "AnzBestWir": 204049, "AnzBestWirCH": 164666, "AnzBestWirCHW": null, "AnzBestWirCHM": null, "AnzBestWirAUSL": 39383, "AnzBestWirAUSLW": null, "AnzBestWirAUSLM": null, "AuslAnt": 19.3}, {"StichtagDatJahr": "1922-01-01T00:00:00", "AnzBestWir": 200289, "AnzBestWirCH": 161775, "AnzBestWirCHW": null, "AnzBestWirCHM": null, "AnzBestWirAUSL": 38514, "AnzBestWirAUSLW": null, "AnzBestWirAUSLM": null, "AuslAnt": 19.2}, {"StichtagDatJahr": "1921-01-01T00:00:00", "AnzBestWir": 201242, "AnzBestWirCH": 161330, "AnzBestWirCHW": null, "AnzBestWirCHM": null, "AnzBestWirAUSL": 39912, "AnzBestWirAUSLW": null, "AnzBestWirAUSLM": null, "AuslAnt": 19.8}, {"StichtagDatJahr": "1920-01-01T00:00:00", "AnzBestWir": 206299, "AnzBestWirCH": 161303, "AnzBestWirCHW": null, "AnzBestWirCHM": null, "AnzBestWirAUSL": 44996, "AnzBestWirAUSLW": null, "AnzBestWirAUSLM": null, "AuslAnt": 21.8}, {"StichtagDatJahr": "1919-01-01T00:00:00", "AnzBestWir": 210151, "AnzBestWirCH": 161710, "AnzBestWirCHW": null, "AnzBestWirCHM": null, "AnzBestWirAUSL": 48441, "AnzBestWirAUSLW": null, "AnzBestWirAUSLM": null, "AuslAnt": 23.1}, {"StichtagDatJahr": "1918-01-01T00:00:00", "AnzBestWir": 211421, "AnzBestWirCH": 159503, "AnzBestWirCHW": null, "AnzBestWirCHM": null, "AnzBestWirAUSL": 51918, "AnzBestWirAUSLW": null, "AnzBestWirAUSLM": null, "AuslAnt": 24.6}, {"StichtagDatJahr": "1917-01-01T00:00:00", "AnzBestWir": 213193, "AnzBestWirCH": 156816, "AnzBestWirCHW": null, "AnzBestWirCHM": null, "AnzBestWirAUSL": 56377, "AnzBestWirAUSLW": null, "AnzBestWirAUSLM": null, "AuslAnt": 26.4}, {"StichtagDatJahr": "1916-01-01T00:00:00", "AnzBestWir": 206073, "AnzBestWirCH": 148783, "AnzBestWirCHW": null, "AnzBestWirCHM": null, "AnzBestWirAUSL": 57290, "AnzBestWirAUSLW": null, "AnzBestWirAUSLM": null, "AuslAnt": 27.8}, {"StichtagDatJahr": "1915-01-01T00:00:00", "AnzBestWir": 199726, "AnzBestWirCH": 142516, "AnzBestWirCHW": null, "AnzBestWirCHM": null, "AnzBestWirAUSL": 57210, "AnzBestWirAUSLW": null, "AnzBestWirAUSLM": null, "AuslAnt": 28.6}, {"StichtagDatJahr": "1914-01-01T00:00:00", "AnzBestWir": 195867, "AnzBestWirCH": 136982, "AnzBestWirCHW": null, "AnzBestWirCHM": null, "AnzBestWirAUSL": 58885, "AnzBestWirAUSLW": null, "AnzBestWirAUSLM": null, "AuslAnt": 30.1}, {"StichtagDatJahr": "1913-01-01T00:00:00", "AnzBestWir": 200632, "AnzBestWirCH": 133654, "AnzBestWirCHW": null, "AnzBestWirCHM": null, "AnzBestWirAUSL": 66978, "AnzBestWirAUSLW": null, "AnzBestWirAUSLM": null, "AuslAnt": 33.4}, {"StichtagDatJahr": "1912-01-01T00:00:00", "AnzBestWir": 200462, "AnzBestWirCH": 131976, "AnzBestWirCHW": null, "AnzBestWirCHM": null, "AnzBestWirAUSL": 68486, "AnzBestWirAUSLW": null, "AnzBestWirAUSLM": null, "AuslAnt": 34.2}, {"StichtagDatJahr": "1911-01-01T00:00:00", "AnzBestWir": 195525, "AnzBestWirCH": 129396, "AnzBestWirCHW": null, "AnzBestWirCHM": null, "AnzBestWirAUSL": 66129, "AnzBestWirAUSLW": null, "AnzBestWirAUSLM": null, "AuslAnt": 33.8}, {"StichtagDatJahr": "1910-01-01T00:00:00", "AnzBestWir": 190092, "AnzBestWirCH": 126470, "AnzBestWirCHW": null, "AnzBestWirCHM": null, "AnzBestWirAUSL": 63622, "AnzBestWirAUSLW": null, "AnzBestWirAUSLM": null, "AuslAnt": 33.5}, {"StichtagDatJahr": "1909-01-01T00:00:00", "AnzBestWir": 185041, "AnzBestWirCH": 125001, "AnzBestWirCHW": null, "AnzBestWirCHM": null, "AnzBestWirAUSL": 60040, "AnzBestWirAUSLW": null, "AnzBestWirAUSLM": null, "AuslAnt": 32.4}, {"StichtagDatJahr": "1908-01-01T00:00:00", "AnzBestWir": 180722, "AnzBestWirCH": 122662, "AnzBestWirCHW": null, "AnzBestWirCHM": null, "AnzBestWirAUSL": 58060, "AnzBestWirAUSLW": null, "AnzBestWirAUSLM": null, "AuslAnt": 32.1}, {"StichtagDatJahr": "1907-01-01T00:00:00", "AnzBestWir": 177899, "AnzBestWirCH": 120861, "AnzBestWirCHW": null, "AnzBestWirCHM": null, "AnzBestWirAUSL": 57038, "AnzBestWirAUSLW": null, "AnzBestWirAUSLM": null, "AuslAnt": 32.1}, {"StichtagDatJahr": "1906-01-01T00:00:00", "AnzBestWir": 173283, "AnzBestWirCH": 118600, "AnzBestWirCHW": null, "AnzBestWirCHM": null, "AnzBestWirAUSL": 54683, "AnzBestWirAUSLW": null, "AnzBestWirAUSLM": null, "AuslAnt": 31.6}, {"StichtagDatJahr": "1905-01-01T00:00:00", "AnzBestWir": 168877, "AnzBestWirCH": 117236, "AnzBestWirCHW": null, "AnzBestWirCHM": null, "AnzBestWirAUSL": 51641, "AnzBestWirAUSLW": null, "AnzBestWirAUSLM": null, "AuslAnt": 30.6}, {"StichtagDatJahr": "1904-01-01T00:00:00", "AnzBestWir": 164060, "AnzBestWirCH": 115612, "AnzBestWirCHW": null, "AnzBestWirCHM": null, "AnzBestWirAUSL": 48448, "AnzBestWirAUSLW": null, "AnzBestWirAUSLM": null, "AuslAnt": 29.5}, {"StichtagDatJahr": "1903-01-01T00:00:00", "AnzBestWir": 158719, "AnzBestWirCH": 112915, "AnzBestWirCHW": null, "AnzBestWirCHM": null, "AnzBestWirAUSL": 45804, "AnzBestWirAUSLW": null, "AnzBestWirAUSLM": null, "AuslAnt": 28.9}, {"StichtagDatJahr": "1902-01-01T00:00:00", "AnzBestWir": 153741, "AnzBestWirCH": 110707, "AnzBestWirCHW": null, "AnzBestWirCHM": null, "AnzBestWirAUSL": 43034, "AnzBestWirAUSLW": null, "AnzBestWirAUSLM": null, "AuslAnt": 28.0}, {"StichtagDatJahr": "1901-01-01T00:00:00", "AnzBestWir": 150301, "AnzBestWirCH": 108291, "AnzBestWirCHW": null, "AnzBestWirCHM": null, "AnzBestWirAUSL": 42010, "AnzBestWirAUSLW": null, "AnzBestWirAUSLM": null, "AuslAnt": 28.0}]}}
